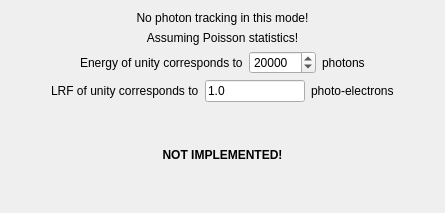
          <widget class="QWidget" name="pageFromLRFs">
           <layout class="QVBoxLayout" name="verticalLayout_24">
            <item>
             <widget class="QLabel" name="label_228">
              <property name="text">
               <string>No photon tracking in this mode!</string>
              </property>
              <property name="alignment">
               <set>Qt::AlignCenter</set>
              </property>
             </widget>
            </item>
            <item>
             <widget class="QLabel" name="label_233">
              <property name="text">
               <string>Assuming Poisson statistics!</string>
              </property>
              <property name="alignment">
               <set>Qt::AlignCenter</set>
              </property>
             </widget>
            </item>
            <item>
             <layout class="QHBoxLayout" name="horizontalLayout_2">
              <item>
               <spacer name="horizontalSpacer_46">
                <property name="orientation">
                 <enum>Qt::Horizontal</enum>
                </property>
                <property name="sizeHint" stdset="0">
                 <size>
                  <width>40</width>
                  <height>20</height>
                 </size>
                </property>
               </spacer>
              </item>
              <item>
               <widget class="QLabel" name="label_206">
                <property name="font">
                 <font>
                  <weight>50</weight>
                  <bold>false</bold>
                 </font>
                </property>
                <property name="text">
                 <string>Energy of unity corresponds to</string>
                </property>
               </widget>
              </item>
              <item>
               <widget class="QSpinBox" name="sbPhotonsForUnitaryLRF">
                <property name="minimum">
                 <number>1</number>
                </property>
                <property name="maximum">
                 <number>10000000</number>
                </property>
                <property name="value">
                 <number>20000</number>
                </property>
               </widget>
              </item>
              <item>
               <widget class="QLabel" name="label_207">
                <property name="font">
                 <font>
                  <weight>50</weight>
                  <bold>false</bold>
                 </font>
                </property>
                <property name="text">
                 <string>photons</string>
                </property>
               </widget>
              </item>
              <item>
               <spacer name="horizontalSpacer_45">
                <property name="orientation">
                 <enum>Qt::Horizontal</enum>
                </property>
                <property name="sizeHint" stdset="0">
                 <size>
                  <width>40</width>
                  <height>20</height>
                 </size>
                </property>
               </spacer>
              </item>
             </layout>
            </item>
            <item>
             <layout class="QHBoxLayout" name="horizontalLayout_3">
              <item>
               <spacer name="horizontalSpacer_47">
                <property name="orientation">
                 <enum>Qt::Horizontal</enum>
                </property>
                <property name="sizeHint" stdset="0">
                 <size>
                  <width>40</width>
                  <height>20</height>
                 </size>
                </property>
               </spacer>
              </item>
              <item>
               <widget class="QLabel" name="label_43">
                <property name="text">
                 <string>LRF of unity corresponds to</string>
                </property>
               </widget>
              </item>
              <item>
               <widget class="QLineEdit" name="ledNumElPerUnitaryLRF">
                <property name="minimumSize">
                 <size>
                  <width>50</width>
                  <height>0</height>
                 </size>
                </property>
                <property name="maximumSize">
                 <size>
                  <width>100</width>
                  <height>16777215</height>
                 </size>
                </property>
                <property name="text">
                 <string>1.0</string>
                </property>
               </widget>
              </item>
              <item>
               <widget class="QLabel" name="label_44">
                <property name="text">
                 <string>photo-electrons</string>
                </property>
               </widget>
              </item>
              <item>
               <spacer name="horizontalSpacer_44">
                <property name="orientation">
                 <enum>Qt::Horizontal</enum>
                </property>
                <property name="sizeHint" stdset="0">
                 <size>
                  <width>40</width>
                  <height>20</height>
                 </size>
                </property>
               </spacer>
              </item>
             </layout>
            </item>
            <item>
             <spacer name="verticalSpacer_18">
              <property name="orientation">
               <enum>Qt::Vertical</enum>
              </property>
              <property name="sizeHint" stdset="0">
               <size>
                <width>20</width>
                <height>40</height>
               </size>
              </property>
             </spacer>
            </item>
            <item>
             <widget class="QLabel" name="label_7">
              <property name="font">
               <font>
                <weight>75</weight>
                <bold>true</bold>
               </font>
              </property>
              <property name="text">
               <string>NOT IMPLEMENTED!</string>
              </property>
              <property name="alignment">
               <set>Qt::AlignCenter</set>
              </property>
             </widget>
            </item>
            <item>
             <spacer name="verticalSpacer_20">
              <property name="orientation">
               <enum>Qt::Vertical</enum>
              </property>
              <property name="sizeHint" stdset="0">
               <size>
                <width>20</width>
                <height>40</height>
               </size>
              </property>
             </spacer>
            </item>
           </layout>
          </widget>
